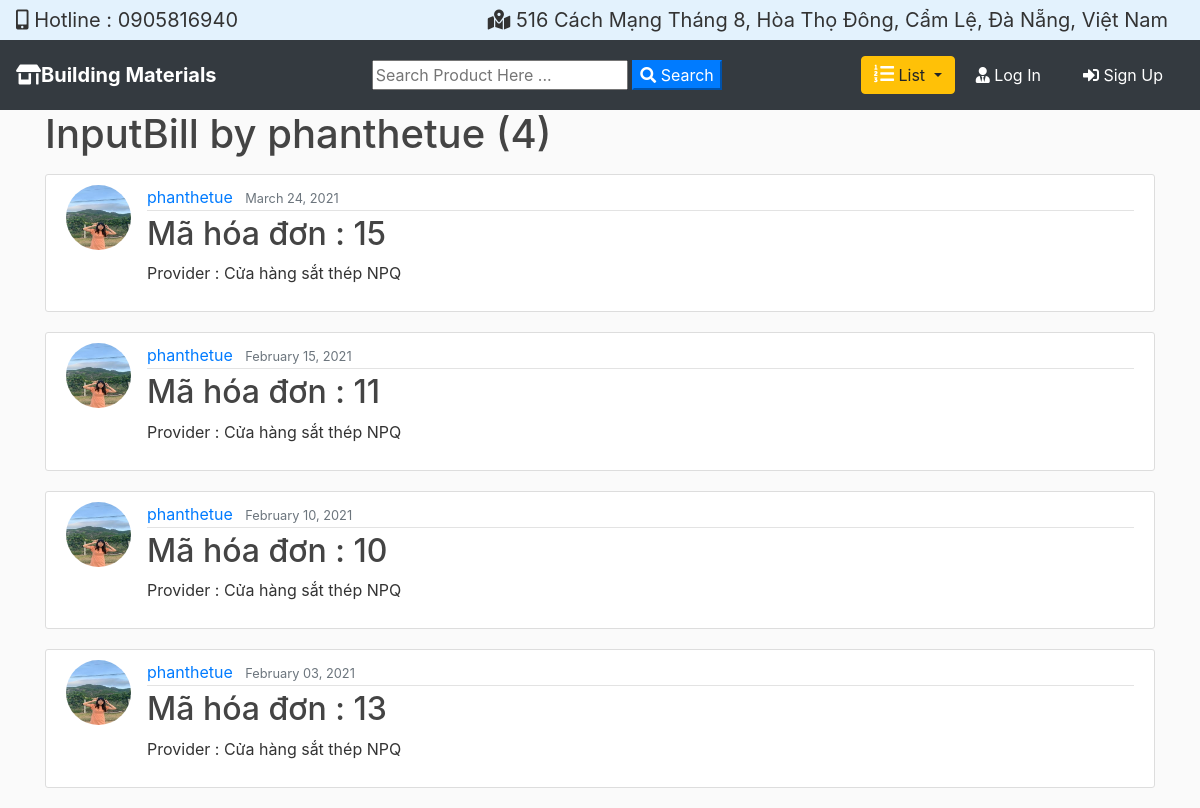
Screenshot of /staff/input_bill/phanthetue with the database file from the repository.
### vatlieu/models.py (models this page shows, shortened)
class Bill(models.Model) :
    STATUS = (
        (1, 'Pending'),
        (0, 'Out for delivery'),
        (-1, 'Delivered'),
    )
    id = models.AutoField(primary_key=True)
    staff = models.ForeignKey(User, on_delete=models.CASCADE, null=True)
    flag = models.IntegerField(default=1, choices=STATUS)
    class Meta:
        abstract = True

class InputBill(Bill):
    provider = models.ForeignKey(Provider, on_delete=models.CASCADE, related_name="input_bills")
    input_date = models.DateField(_("Date"), default=datetime.today)

class AbstractPerson(models.Model):
    id = models.AutoField(primary_key=True)
    name = models.CharField(max_length=45)
    address = models.CharField(max_length=45, null=True)
    phone_number = models.CharField(max_length=45, null=True)
    discription = models.TextField(null=True)
    class Meta:
        abstract = True

class Provider(AbstractPerson):
    def __str__(self):
        return self.name

### Users/models.py (models this page shows, shortened)
class Profile(models.Model):
    user = models.OneToOneField(User, on_delete=models.CASCADE)
    image = models.ImageField(default='default.jpg', upload_to='profile_pics')
    sex = models.CharField(default="male", max_length=6)
    phone_number = models.CharField(max_length=10, default="0000000000")

### vatlieu/views.py (the view)
# urls.py: path('staff/input_bill/<str:username>', UserInputBillListView.as_view(), name='staff-input-bill'),
class UserInputBillListView(ListView):
    model = InputBill
    template_name = 'vatlieu/staff/staff_input_bill.html'  # <app>/<model>_<viewtype>.html
    context_object_name = 'input_bills'  # using in template
    ordering = ['-input_date']
    paginate_by = 10  # Số lượng phân trang
    def get_queryset(self):
        user = get_object_or_404(User, username=self.kwargs.get('username'))
        return InputBill.objects.filter(staff=user).order_by('-input_date')

### vatlieu/templates/vatlieu/staff/staff_input_bill.html (shortened to what this page needs)
{% extends "vatlieu/base.html" %}
{% block content %}
    <h1 class="mb-3">InputBill by {{ view.kwargs.username }} ({{ page_obj.paginator.count }})</h1>
    {% for input_bill in input_bills %}
        <article class="media content-section">
          <img class="rounded-circle article-img" src="{{ input_bill.staff.profile.image.url }}">
          <div class="media-body">
            <div class="article-metadata">
              <a class="mr-2" href="{% url 'staff-input-bill' input_bill.staff.username %}">{{ input_bill.staff.username }}</a>
              <small class="text-muted">{{ input_bill.input_date|date:"F d, Y" }}</small>
            </div>
            <h2><a class="article-title" href="{% url 'input-bill-detail' input_bill.id %}">Mã hóa đơn : {{ input_bill.id }}</a></h2>
            <p class="article-content">Provider : {{ input_bill.provider }}</p>
          </div>
        </article>
    {% endfor %}
{% endblock content %}

### vatlieu/templates/vatlieu/base.html (shortened to what this page needs)
{% load static %}
{% load has_group %}
<!Doctype html>
<html lang="en">
<head>
    <link rel="stylesheet" href="https://stackpath.bootstrapcdn.com/bootstrap/4.3.1/css/bootstrap.min.css"
>
    <link rel="stylesheet" href="https://use.fontawesome.com/releases/v5.8.1/css/all.css">
    <link rel="stylesheet" href="{% static 'vatlieu/main.css' %}">
</head>
<body>
<nav class="navbar navbar-light py-0" style="background-color: #e3f2fd;">
    <a class="navbar-brand"><i class="fas fa-mobile-alt"></i> Hotline : 0905816940 </a>
    <a class="navbar-brand"> <i class="fas fa-map-marked-alt"></i> 516 Cách Mạng Tháng 8, Hòa Thọ Đông, Cẩm Lệ, Đà Nẵng,
        Việt Nam </a>
</nav>
<nav class="navbar navbar-expand-lg navbar-dark bg-dark">
    <a class="navbar-brand font-weight-bold" href="{% url 'vatlieu-home' %}"><i class="fas fa-store-alt"></i>Building
        Materials</a>
    <div class="collapse navbar-collapse" id="navbarSupportedContent">
        <form id="searchform" action="{% url 'search' %}" method="get">
            <input type="text" name="q" type="text" value="{{ request.GET.q }}" placeholder="Search Product Here ..." required="required" />
            <button type="button" onclick="searchform.submit()" class="text-white my-color btn-primary">
                <i class="fa fa-search"></i>
                Search
            </button>
        </form>
        <div class="dropdown">
            <button class="btn btn-warning dropdown-toggle" type="button" id="dropdownMenuButton_list"
                    data-toggle="dropdown" aria-haspopup="true" aria-expanded="false">
                <i class="fas fa-list-ol" style='font-size:20px;color:white'></i>
                List
            </button>
        </div>
        {% if user.is_authenticated %}
        {% if request.user|has_group:"admin" %}
        <button class="btn btn-danger" onclick="location.href='{% url 'warehouse' %}'" type="button">
            <i class="fas fa-warehouse" style='font-size:20px;color:white'></i>
            Warehouse
        </button>
        <div class="dropdown">
            <button class="btn btn-secondary dropdown-toggle" type="button" id="dropdownMenuButton_New"
                    data-toggle="dropdown" aria-haspopup="true" aria-expanded="false">
                <i class="fas fa-plus" style='font-size:20px;color:white'></i>
                New
            </button>
            <div class="dropdown-menu" aria-labelledby="dropdownMenuButton">
                <a class="dropdown-item" href="{% url 'input-bill-create' %} "> New Input Bill</a>
                <a class="dropdown-item" href="{% url 'output-bill-create' %} "> New Output Bill</a>
                <a class="dropdown-item" href="{% url 'provider-create' %} "> New Provider</a>
                <a class="dropdown-item" href="{% url 'customer-create' %} "> New Customer</a>
                <a class="dropdown-item" href="{% url 'product-create' %} "> New Product</a>
            </div>
        </div>
        <div class="dropdown">
            <button class="btn btn-info dropdown-toggle" type="button" id="dropdownMenuButton_Profile_admin"
                    data-toggle="dropdown" aria-haspopup="true" aria-expanded="false">
                <i class="fas fa-id-card" style='font-size:20px;color:white'></i>
                {{ user.username }}
            </button>
            <div class="dropdown-menu" aria-labelledby="dropdownMenuButton">
                <a class="dropdown-item" href="{% url 'profile' %}">Profile</a>
                <a class="dropdown-item" href="{% url 'staff-input-bill' user %}">My Input Bill</a>
                <a class="dropdown-item" href="{% url 'staff-output-bill' user %}">My Output Bill</a>
                <a class="dropdown-item" href="{% url 'logout' %}">Log Out</a>
            </div>
        </div>
        {% else %}
        {% comment %} PHân quyền cho customer {% endcomment %}
        <button class="btn btn-danger" onclick="location.href='{% url 'customer-shopping' %}'" type="button">
            <i class="fas fa-shopping-cart" style='font-size:20px;color:white'></i>
            Shopping
        </button>
        <div class="dropdown-menu" aria-labelledby="dropdownMenuButton">
            <a class="dropdown-item" href="{% url 'profile' %}">Profile</a>
            <a class="dropdown-item" href="{% url 'logout' %}">Log Out</a>
        </div>
        <div class="dropdown">
            <button class="btn btn-info dropdown-toggle" type="button" id="dropdownMenuButton_Profile"
                    data-toggle="dropdown" aria-haspopup="true" aria-expanded="false">
                <i class="fas fa-id-card" style='font-size:20px;color:white'></i>
                {{ user.username }}
            </button>
            <div class="dropdown-menu" aria-labelledby="dropdownMenuButton">
                <a class="dropdown-item" href="{% url 'profile' %}">Profile</a>
                <a class="dropdown-item" href="{% url 'customer-buying' request.user %}">Buying</a>
                <a class="dropdown-item" href="{% url 'customer-received' request.user %}">Received</a>
                <a class="dropdown-item" href="{% url 'logout' %}">Log Out</a>
            </div>
        </div>
        {% endif %}
        {% else %}
        <a href="{% url 'login' %} " class="btn text-white m-2"><i class="fas fa-user-tie"></i> Log In</a>
        <a href="{% url 'register' %} " class="btn text-white m-2"> <i class="fas fa-sign-in-alt"></i> Sign Up</a>
        {% endif %}
    </div>
</nav>
<div class="container my-bg">
    {% block content %}
    {% endblock %}
</div>
</body>
</html>

### vatlieu/static/vatlieu/main.css (style rules this page uses)
body { background: #fafafa; color: #333333; margin-top: 0; }
h1, h2, h3, h4, h5, h6 { color: #444444; }
.content-section { background: #ffffff; padding: 10px 20px; border: 1px solid #dddddd; border-radius: 3px; margin-bottom: 20px; }
.article-title { color: #444444; }
.article-content { white-space: pre-line; }
.article-img { height: 65px; width: 65px; margin-right: 16px; }
.article-metadata { padding-bottom: 1px; margin-bottom: 4px; border-bottom: 1px solid #e3e3e3 }

### rows the page displays
InputBill: staff.profile.image (picture), staff.username "phanthetue", input_date "March 24, 2021", id "15", provider "Cửa hàng sắt thép NPQ"
InputBill: staff.profile.image (picture), staff.username "phanthetue", input_date "February 15, 2021", id "11", provider "Cửa hàng sắt thép NPQ"
InputBill: staff.profile.image (picture), staff.username "phanthetue", input_date "February 10, 2021", id "10", provider "Cửa hàng sắt thép NPQ"
InputBill: staff.profile.image (picture), staff.username "phanthetue", input_date "February 03, 2021", id "13", provider "Cửa hàng sắt thép NPQ"

### other values shown
{{ view.kwargs.username }} "phanthetue"
{{ page_obj.paginator.count }} "4"
